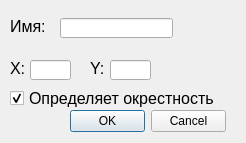
<?xml version="1.0" encoding="UTF-8"?>
<ui version="4.0">
 <class>AddEnvironsFunctionForm</class>
 <widget class="QDialog" name="AddEnvironsFunctionForm">
  <property name="geometry">
   <rect>
    <x>0</x>
    <y>0</y>
    <width>246</width>
    <height>143</height>
   </rect>
  </property>
  <property name="windowTitle">
   <string>Добавить / изменить функцию окружения</string>
  </property>
  <widget class="QLabel" name="NameLabel">
   <property name="geometry">
    <rect>
     <x>10</x>
     <y>20</y>
     <width>47</width>
     <height>13</height>
    </rect>
   </property>
   <property name="font">
    <font>
     <pointsize>12</pointsize>
    </font>
   </property>
   <property name="text">
    <string>Имя:</string>
   </property>
  </widget>
  <widget class="QLineEdit" name="NameLineEdit">
   <property name="geometry">
    <rect>
     <x>60</x>
     <y>18</y>
     <width>113</width>
     <height>20</height>
    </rect>
   </property>
  </widget>
  <widget class="QLabel" name="XLabel">
   <property name="geometry">
    <rect>
     <x>10</x>
     <y>60</y>
     <width>21</width>
     <height>16</height>
    </rect>
   </property>
   <property name="font">
    <font>
     <pointsize>12</pointsize>
    </font>
   </property>
   <property name="text">
    <string>X:</string>
   </property>
  </widget>
  <widget class="QLineEdit" name="XLineEdit">
   <property name="geometry">
    <rect>
     <x>30</x>
     <y>60</y>
     <width>41</width>
     <height>20</height>
    </rect>
   </property>
  </widget>
  <widget class="QLabel" name="YLabel">
   <property name="geometry">
    <rect>
     <x>90</x>
     <y>60</y>
     <width>16</width>
     <height>16</height>
    </rect>
   </property>
   <property name="font">
    <font>
     <pointsize>12</pointsize>
    </font>
   </property>
   <property name="text">
    <string>Y:</string>
   </property>
  </widget>
  <widget class="QLineEdit" name="YLineEdit">
   <property name="geometry">
    <rect>
     <x>110</x>
     <y>60</y>
     <width>41</width>
     <height>20</height>
    </rect>
   </property>
  </widget>
  <widget class="QCheckBox" name="isAllowedCheckBox">
   <property name="geometry">
    <rect>
     <x>10</x>
     <y>90</y>
     <width>211</width>
     <height>17</height>
    </rect>
   </property>
   <property name="font">
    <font>
     <pointsize>12</pointsize>
    </font>
   </property>
   <property name="text">
    <string>Определяет окрестность</string>
   </property>
   <property name="checked">
    <bool>true</bool>
   </property>
  </widget>
  <widget class="QDialogButtonBox" name="OkCancelButtonBox">
   <property name="geometry">
    <rect>
     <x>70</x>
     <y>110</y>
     <width>156</width>
     <height>23</height>
    </rect>
   </property>
   <property name="standardButtons">
    <set>QDialogButtonBox::Cancel|QDialogButtonBox::Ok</set>
   </property>
  </widget>
 </widget>
 <resources/>
 <connections/>
</ui>
